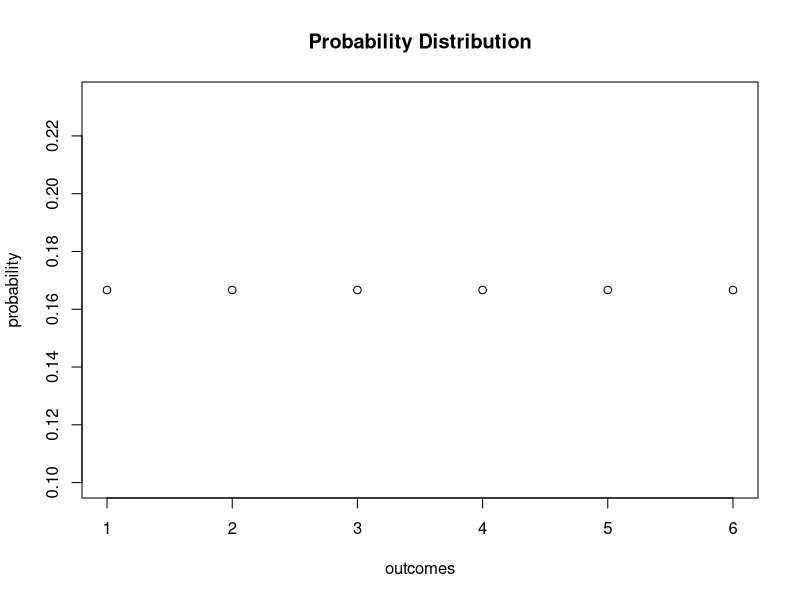
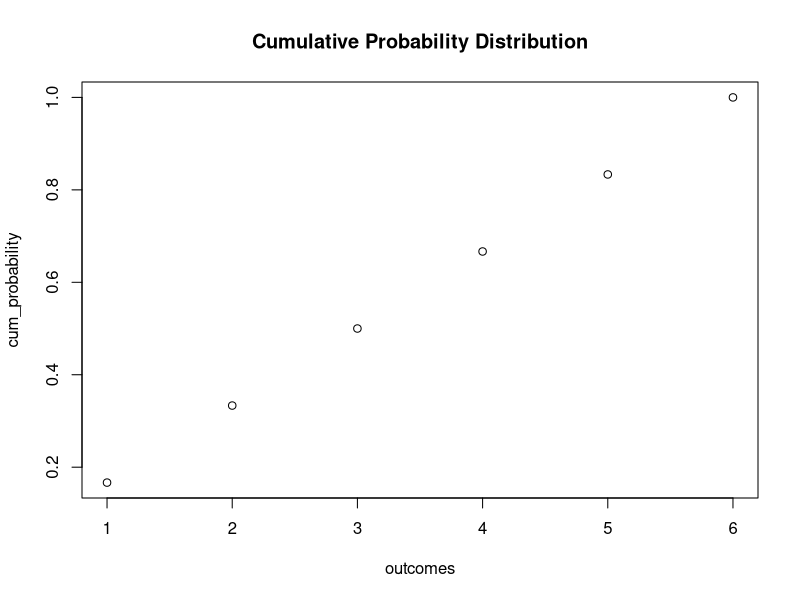
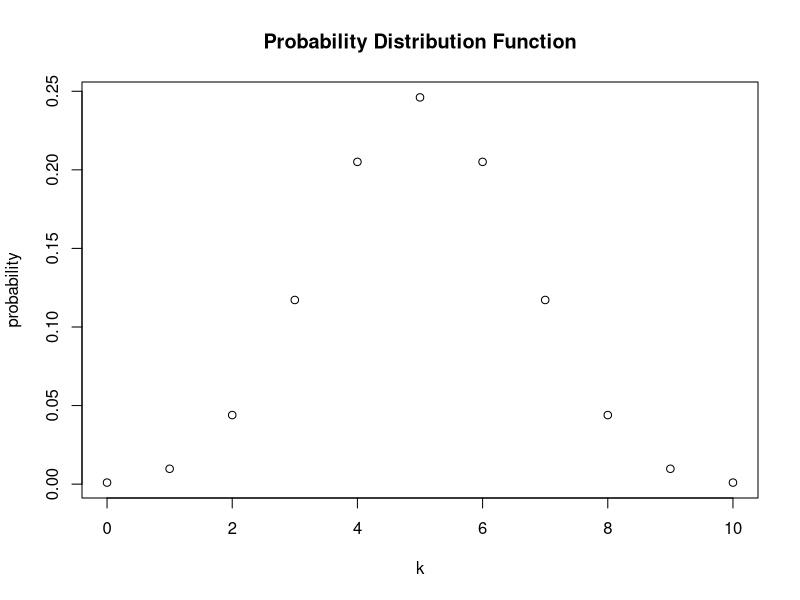
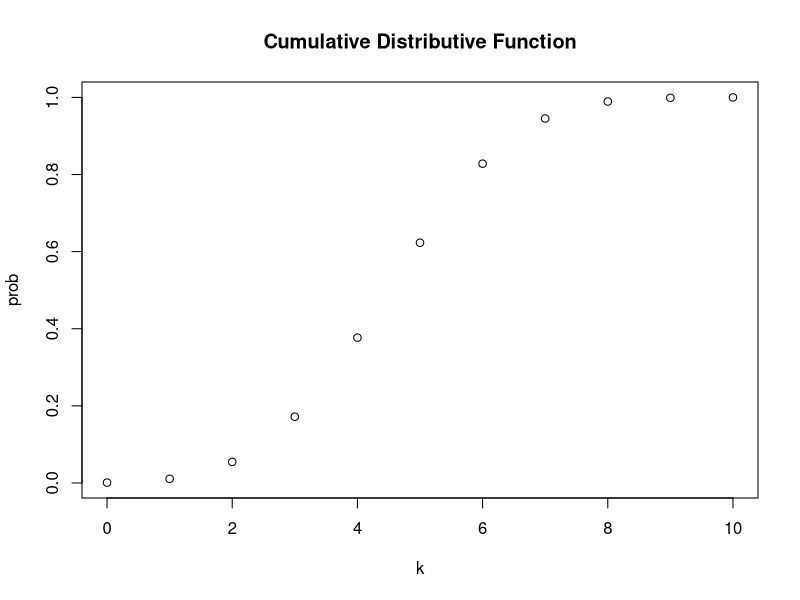
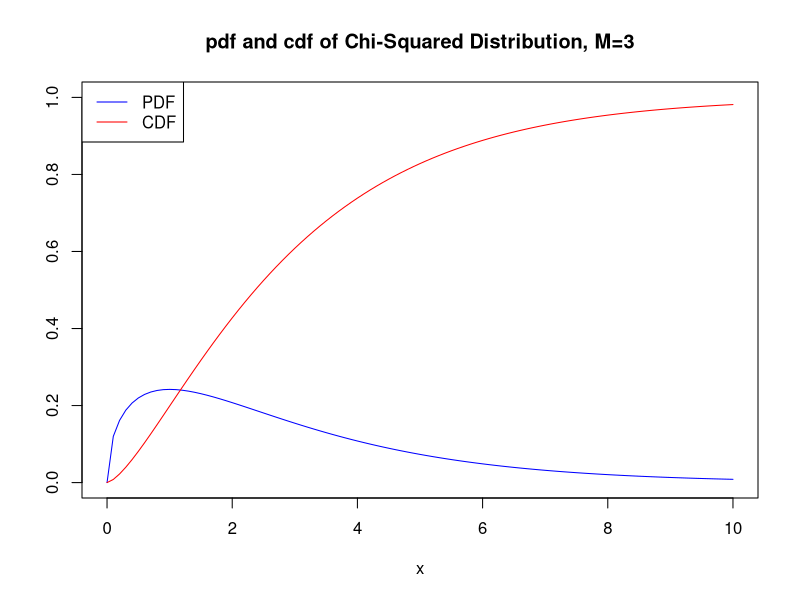
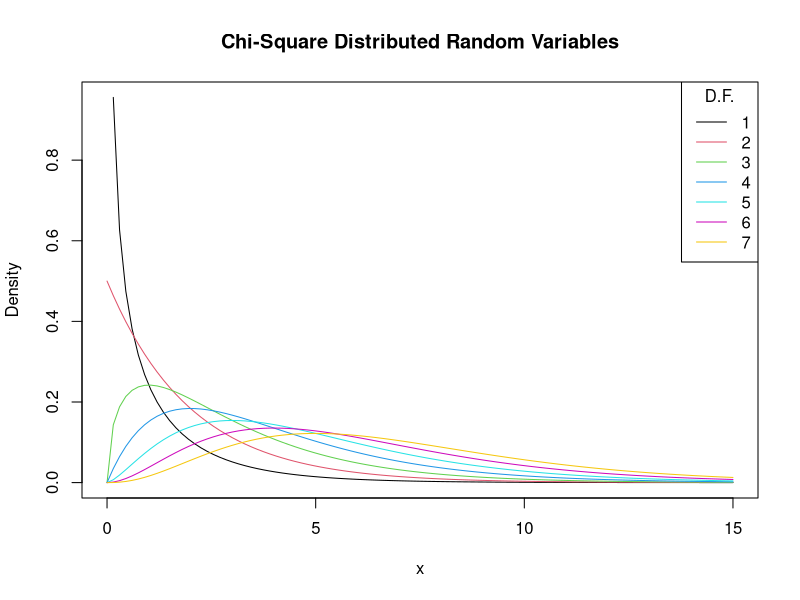
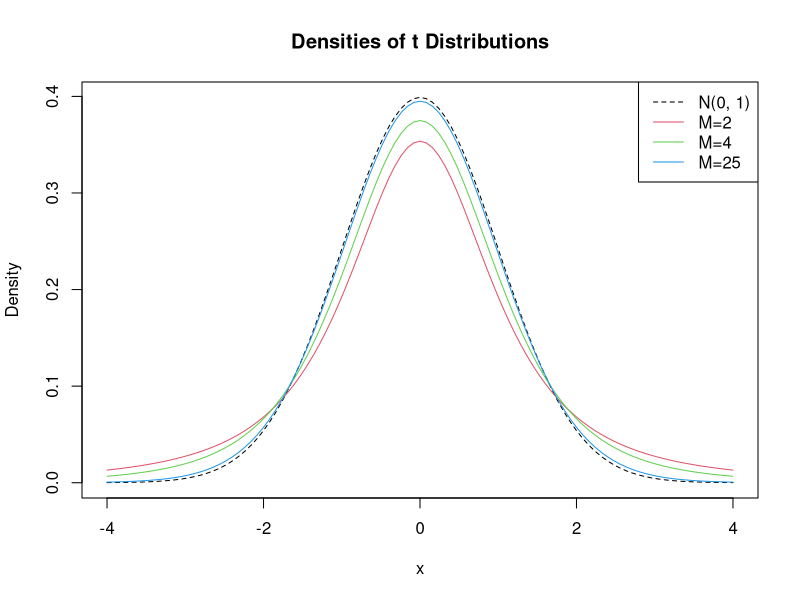
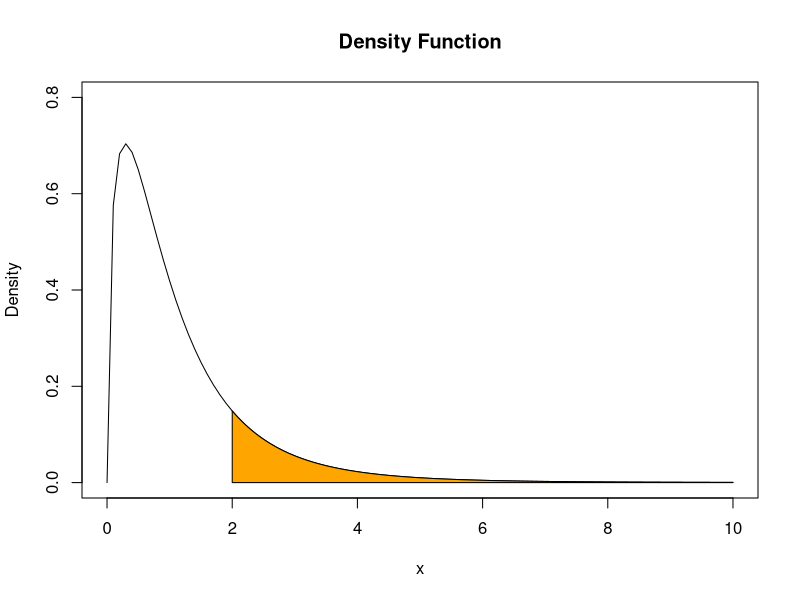

Source code (R) for these figures, in order: (Note: this script raises an error after producing the figures.)
## ---- chunk 1
library_list <- c(
  "AER",
  "MASS",
  "dplyr",
  "readxl",
  "scales",
  "stargazer",
  "mvtnorm",
  "plm",
  "rddtools",
  "tidyr",
  "dynlm",
  "forecast",
  "quantmod",
  "urca",
  "orcutt",
  "nlme",
  "vars",
  "fGarch"
)

for(library in library_list){
  
  if(!require(library, character.only = TRUE)){
    install.packages(library, dependencies = TRUE, repos = "http://cran.us.r-project.org")
    require(library, character.only = TRUE )
    
  }
}

## ---- chunk 2
probability <- rep(1/6, 6)

plot(probability,
     xlab= "outcomes",
     main="Probability Distribution")

cum_probability <- cumsum(probability)

plot(cum_probability,
     xlab="outcomes",
     main="Cumulative Probability Distribution")

#example: tossing a coin and observing the Bernoulli distributed var. What is the probability that we observed Head five times (k=5) when tossing the coin ten times with prob=0.5?
dbinom(x=5,
       size=10,
       prob=0.5)

#compute P(4 <= k <= 7)
sum(dbinom(x=4:7, size=10, prob=0.5))
pbinom(size=10, prob=0.5, q=7) - pbinom(size=10, prob=0.5, q=3)

#In this example, there are 11 possible outcomes for k.
k <- 0:10
k
probability <- dbinom(x=k,
                      size=10,
                      prob=0.5)
plot(x=k,
     y=probability,
     main="Probability Distribution Function")

#plot cumulative probabilities
prob <- pbinom(q=k,
               size=10,
               prob=0.5)

plot(x=k,
     y=prob,
     main="Cumulative Distributive Function")

#Expected Value, Mean, and Variance
mean(1:6)

#sampling with replacement
set.seed(1)
sample(1:6, 3, replace=TRUE)
mean(sample(1:6, 1000, replace=TRUE))
var(1:6)

#!!!!!Example
f <- function(x) 3 / x^4
g <- function(x) x*f(x)
h <- function(x) x^2 * f(x)

#area under the density curve
area <- integrate(f, 
                 lower = 1, 
                 upper = Inf)$value
area 

#compute E(x)
EX <- integrate(g,
                lower=1,
                upper=Inf)$value
EX

#compute Var(x)
Varx <- integrate(h,
                  lower=1,
                  upper=Inf)$value - EX^2
Varx

#The Normal Distribution
#define the standard normal PDF as an R function
f <- function(x){
  1/(sqrt(2*pi))*exp(-0.5*x^2)
}

quants <- c(-1.96, 0, 1.96)
f(quants)
#compare to see if the function computes standard normal densities
f(quants)==dnorm(quants)

#Chi-Squared Distribution
#plot where df (M) = 3
curve(dchisq(x, df=3),
      xlim=c(0,10),
      ylim=c(0,1),
      col="blue",
      ylab="",
      main="pdf and cdf of Chi-Squared Distribution, M=3")
curve(pchisq(x, df=3),
      xlim=c(0,10),
      add=TRUE,
      col="red")
legend("topleft",
       c("PDF", "CDF"),
       col=c("blue","red"),
       lty=c(1,1))

#curve shape depends on df
curve(dchisq(x, df = 1), 
      xlim = c(0, 15), 
      xlab = "x", 
      ylab = "Density", 
      main = "Chi-Square Distributed Random Variables")

# add densities for M=2,...,7 to the plot using a 'for()' loop 
for (M in 2:7) {
  curve(dchisq(x, df = M),
        xlim = c(0, 15), 
        add = T, 
        col = M)
}
legend("topright", 
       as.character(1:7), 
       col = 1:7 , 
       lty = 1, 
       title = "D.F.")

#the T distribution
# plot the standard normal density
curve(dnorm(x), 
      xlim = c(-4, 4), 
      xlab = "x", 
      lty = 2, 
      ylab = "Density", 
      main = "Densities of t Distributions")

# plot the t density for M=2, M=4, and M=25
curve(dt(x, df = 2), 
      xlim = c(-4, 4), 
      col = 2, 
      add = T)
curve(dt(x, df = 4), 
      xlim = c(-4, 4), 
      col = 3, 
      add = T)
curve(dt(x, df = 25), 
      xlim = c(-4, 4), 
      col = 4, 
      add = T)
legend("topright", 
       c("N(0, 1)", "M=2", "M=4", "M=25"), 
       col = 1:4, 
       lty = c(2, 1, 1, 1))
#as df increases, the shape of the t distribution is closer to the normal bell curve

#F distribution
#find P(Y >= 2), for F distributed random var Y with number df=3 and denom df=14
pf(2, df1=3, df2=14, lower.tail=F)
#visualize this prob
x <- c(2, seq(2, 10, 0.01), 10)
y <- c(0, df(seq(2, 10, 0.01), 3, 14), 0)

curve(df(x, 3, 14),
     ylim=c(0, .8),
     xlim=c(0,10),
     ylab="Density",
     main="Density Function")
polygon(x, y, col="orange")
## ---- chunk 3
# Plot the density histogram
hist(sample.avgs, 
     ylim = c(0, 1.4), 
     col = "steelblue" , 
     freq = F, 
     breaks = 20)

# overlay the theoretical distribution of sample averages on top of the histogram
curve(dnorm(x, sd = 1/sqrt(n)), 
      col = "red", 
      lwd = "2", 
      add = T)

# number of repetitions
reps <- 10000

# set degrees of freedom of a chi-Square Distribution
DF <- 3 

# sample 10000 column vectors à 3 N(0,1) R.V.S
Z <- replicate(reps, rnorm(DF)) 

# column sums of squares
X <- colSums(Z^2)

# histogram of column sums of squares
hist(X, 
     freq = F, 
     col = "steelblue", 
     breaks = 40, 
     ylab = "Density", 
     main = "")

# add theoretical density
curve(dchisq(x, df = DF), 
      type = 'l', 
      lwd = 2, 
      col = "red", 
      add = T)

#Law of Large Numbers - Central Limit Theorem
#coin toss example
set.seed(1)
N <- 30000
Y <- sample(0:1, N, replace = T)

# Calculate R_n for 1:N
S <- cumsum(Y)
R <- S/(1:N)

# Plot the path.
plot(R, 
     ylim = c(0.3, 0.7), 
     type = "l", 
     col = "steelblue", 
     lwd = 2, 
     xlab = "n", 
     ylab = "R_n",
     main = "Converging Share of Heads in Repeated Coin Tossing")

# Add a dashed line for R_n = 0.5
lines(c(0, N), 
      c(0.5, 0.5), 
      col = "darkred", 
      lty = 2, 
      lwd = 1)
## ---- chunk 4
#3.1 Estimations of the Population Mean
# plot the chi_12^2 distribution
curve(dchisq(x, df=12), 
      from = 0, 
      to = 40, 
      ylab = "density", 
      xlab = "hourly earnings in Euro")

# sample from the chi_12^2 distribution, use only the first observation
set.seed(1)
rsamp <- rchisq(n = 100, df = 12)
rsamp[1]

#is this a good estimator? You want unbiasedness, consistency, and variance/efficiency

####################
#3.3 Hypothesis Tests Concerning the Population Mean
##the p-value is the probability of drawing data and observing a corresponding test statistic that is at least as adverse to what is stated in the null
# plot the standard normal density on the interval [-4,4]
curve(dnorm(x),
      xlim = c(-4, 4),
      main = "Calculating a p-Value",
      yaxs = "i",
      xlab = "z",
      ylab = "",
      lwd = 2,
      axes = "F")

# add x-axis
axis(1, 
     at = c(-1.5, 0, 1.5), 
     padj = 0.75,
     labels = c(expression(-frac(bar(Y)^"act"~-~bar(mu)[Y,0], sigma[bar(Y)])),
                0,
                expression(frac(bar(Y)^"act"~-~bar(mu)[Y,0], sigma[bar(Y)]))))

# shade p-value/2 region in left tail
polygon(x = c(-6, seq(-6, -1.5, 0.01), -1.5),
        y = c(0, dnorm(seq(-6, -1.5, 0.01)),0), 
        col = "steelblue")

# shade p-value/2 region in right tail
polygon(x = c(1.5, seq(1.5, 6, 0.01), 6),
        y = c(0, dnorm(seq(1.5, 6, 0.01)), 0), 
        col = "steelblue")

##t stat
samplemean_act <- mean(
  sample(0:1, 
         prob = c(0.9, 0.1), 
         replace = T, 
         size = 100))
SE_samplemean <- sqrt(samplemean_act * (1 - samplemean_act) / 100)
mean_h0 <- 0.1

tstatistic <- (samplemean_act - mean_h0) / SE_samplemean
tstatistic

# prepare empty vector for t-statistics
tstatistics <- numeric(10000)

# set sample size
n <- 300

# simulate 10000 t-statistics
for (i in 1:10000) {
  
  s <- sample(0:1, 
              size = n,  
              prob = c(0.9, 0.1),
              replace = T)
  
  tstatistics[i] <- (mean(s)-0.1)/sqrt(var(s)/n)
  
}
# plot density and compare to N(0,1) density
plot(density(tstatistics),
     xlab = "t-statistic",
     main = "Estimated Distribution of the t-statistic when n=300",
     lwd = 2,
     xlim = c(-4, 4),
     col = "steelblue")

# N(0,1) density (dashed)
curve(dnorm(x), 
      add = T, 
      lty = 2, 
      lwd = 2)

##test for significance
# compute the p-value
pvalue <- 2 * pnorm(- abs(samplemean_act - mean_h0) / SE_samplemean)
pvalue < 0.05

# check critical value
qnorm(p=0.975)

# check whether the null is rejected using the t stat
abs(tstatistic) > 1.96

####################
#3.4 Confidence Intervals for the Population Mean
set.seed(1)
sampledata <- rnorm(100, 10, 10)
t.test(sampledata)$"conf.int"
t.test(sampledata)
#the sample mean is significantly different from 0 at the 5% level since My=0 is not an element of the 95% conf int and p-value is much less than 0.05 (we fail to reject the null)

####################
#3.5 Comparing Means from Different Populations
# draw data from two different populations with equal mean
set.seed(1)
sample_pop1 <- rnorm(100, 10, 10)
sample_pop2 <- rnorm(100, 10, 20)

# perform a two sample t-test
t.test(sample_pop1, sample_pop2)
#the two-sample t test does not reject the null, the difference in the mean of the populations is different from 0
## ---- chunk 5
#4.1 Simple Linear Regression
STR <- c(15, 17, 19, 20, 22, 23.5, 25)
TestScore <- c(680, 640, 670, 660, 630, 660, 635)

plot(TestScore ~ STR)
abline(a=713, b=-3)

####################
#4.2 Estimating the Coefficients of the Linear Regression Model
data(CASchools)
CASchools$STR <- CASchools$students/CASchools$teachers
CASchools$score <- (CASchools$read + CASchools$math)/2
avg_STR <- mean(CASchools$STR) 
avg_score <- mean(CASchools$score)
sd_STR <- sd(CASchools$STR) 
sd_score <- sd(CASchools$score)
quantiles <- c(0.10, 0.25, 0.4, 0.5, 0.6, 0.75, 0.9)
quant_STR <- quantile(CASchools$STR, quantiles)
quant_score <- quantile(CASchools$score, quantiles)

# gather everything in a data.frame 
DistributionSummary <- data.frame(Average = c(avg_STR, avg_score), 
                                  StandardDeviation = c(sd_STR, sd_score), 
                                  quantile = rbind(quant_STR, quant_score))
DistributionSummary

plot(score~STR,
     data=CASchools,
     main="Scatterplot of TestScore and STR",
     xlab="STR (X)",
     ylab="Test Score (Y)")

cor(CASchools$STR, CASchools$score)

#OLS estimators
linear_model <- lm(score~STR, data=CASchools)
summary(linear_model)

plot(score~STR,
     data=CASchools,
     main="Scatterplor of TestScore and STR",
     xlab="STR (X)",
     ylab="Test Score (Y)",
     xlim=c(10,30),
     ylim=c(600,700))
abline(linear_model)

####################
#4.3 Measures of Fit
#R-squared measures how well the variance is explained by the model. The Standard Error of the Regression (SER) measures the standard deviation of the residuals.

####################
#4.4 Least Squares Assumptions
#1. The error term has conditional mean zero
#2. ... are independent and identically distributed draws from their joint distribution
#3. Large outliers are unlikely
## ---- chunk 6
#5.4 Heterosckedasticity and Homoskedasticity
# set up vector of x coordinates
set.seed(123)
x <- rep(c(10,15,20,25), each=25)
# initialize vector of errors
e <- c()

# sample 100 errors such that the variance increases with x
e[1:25] <- rnorm(25, sd = 10)
e[26:50] <- rnorm(25, sd = 15)
e[51:75] <- rnorm(25, sd = 20)
e[76:100] <- rnorm(25, sd = 25)

# set up y
y <- 720 - 3.3 * x + e

# Estimate the model 
mod <- lm(y ~ x)

# Plot the data
plot(x = x, 
     y = y, 
     main = "An Example of Heteroskedasticity",
     xlab = "Student-Teacher Ratio",
     ylab = "Test Score",
     cex = 0.5, 
     pch = 19, 
     xlim = c(8, 27), 
     ylim = c(600, 710))

# Add the regression line to the plot
abline(mod, col = "darkred")

# Add boxplots to the plot
boxplot(formula = y ~ x, 
        add = TRUE, 
        at = c(10, 15, 20, 25), 
        col = alpha("gray", 0.4), 
        border = "black")
#the variance of test scores increases as the student-teacher ratio increases
#Computation of Heteroskedasticity-Robust Standard Errors - set type to "HC1"

vcov <- vcovHC(linear_model, type="HC1")
vcov
#^gives variance-covariance matrix of coefficient estimates. We want the square root of the diagonal of the matrix, the standard error estimates

robust_se <- sqrt(diag(vcov))
robust_se

coeftest(linear_model, vcov.=vcov)

#5.5 The Gauss-Markov Theorem
#If key assumptions hold and errors are homoskedastic, then the OLS estimator is the best linear conditionally unbiased estimator (BLUE)
## ---- chunk 7
#6.4 OLS Assumptions in Multiple Regression
#1. Regressors are drawn such that the i.i.d. assumption holds
#2. The error term has a conditional mean = 0
#3. Large outliers are unlikely
#4. No perfect multicollinearity

## ---- chunk 8
#8.2 Nonlinear Functions of a Single Independent Variable
#You can make a polynomial function
linear_model<- lm(score ~ income, data = CASchools)

quadratic_model <- lm(score ~ income + I(income^2), data = CASchools)
coeftest(quadratic_model, vcov.=vcovHC, type="HC1")

plot(CASchools$income, CASchools$score,
     col="steelblue",
     pch=20,
     xlab="District Income (thousands of dollars)",
     ylab="Test Score",
     main="Estimated Linear and Quadratic Regression Functions")
abline(linear_model, col="black", lwd=2)
order_id <- order(CASchools$income)
lines(x=CASchools$income[order_id],
      y=fitted(quadratic_model)[order_id],
      col="red",
      lwd=2)

#or a log

#8.3 Interactions Between Independent Variables
#b/w two binary vars, a continuous and binary, or two continuous vars

## ---- chunk 9
#10.3 Fixed Effects Regression
# Consider model where one variable (z) is time invariant but we still want to look at the change in other variables (x).
     # y=b0+b1x+b2z

# Have individual intercepts (ai, i=1,...,n) where each of these can be understood as the fixed effect of entity i. The variation in a comes from z.
    # a=b0+b2z
    # Model now (10.1): y=z+b1x+u
    
# The fixed effects regression model:
    # (10.3) Y=B1X+...+BkXk+a+u
    # where a are entity-specific intercepts that capture heterogeneities across entities.
  # Could also be written with dummy regressors:
    # (10.4) Y=B0+B1X+...+BkXk+(gamma)2D2+(gamma)3D3+...+(gamma)nDn+u
    
# Can also use entity demeaned data:
  # (mean)Y=B1(mean)X+(mean)a+(mean)u
  # *subtract from model 10.1:
  # Y-(mean)Y = B1(X-(mean)X)+(u-(mean)u)
  # (squiggle)Y = B1(squiggle)X+(squiggle)u

#Ex. relation between traffic fatality rates and beer taxes:
    # FatalityRate = B1BeerTax + StateFixedEffects + u

Fatalities$fatal_rate <- Fatalities$fatal / Fatalities$pop * 10000
fatal_fe_lm_mod <- lm(fatal_rate ~ beertax + state - 1, data = Fatalities)
fatal_fe_lm_mod

#apply OLS to the demeaned data
Fatalities_demeaned <- with(Fatalities,
            data.frame(fatal_rate = fatal_rate - ave(fatal_rate, state),
            beertax = beertax - ave(beertax, state)))
summary(lm(fatal_rate~beertax-1, data=Fatalities_demeaned))

#or use plm() which uses the entity-demeaned OLS algorithm, not the dummy approach

fatal_fe_mod <- plm(fatal_rate ~ beertax, 
                    data = Fatalities,
                    index = c("state", "year"), 
                    model = "within")

# print summary using robust standard errors
coeftest(fatal_fe_mod, vcov. = vcovHC, type = "HC1")

#10.4 Regression with Time Fixed Effects
# If there are only time fixed effects, the regression becomes:
    # Y = B0 + B1X + (delta)B2 + ... + (delta)BT + u
  # where T-1 dummies are included (B1 is omitted) since the model included an intercept.
#Time and Fixed effects (ie. some things are fixed across time while others are fixed across entities):
    # Y = B0 + B1X + (gamma)2D2 +...+ (gamma)nDT + (delta)2B2 +...+(delta)TBT + u

#Ex. FatalityRates = B1BeerTax + Stateeffects + TimeEffects + u

fatal_tefe_lm_mod <- lm(fatal_rate ~ beertax + state + year - 1, data = Fatalities)
fatal_tefe_lm_mod

fatal_tefe_mod <- plm(fatal_rate ~ beertax, 
                      data = Fatalities,
                      index = c("state", "year"), 
                      model = "within", 
                      effect = "twoways")

coeftest(fatal_tefe_mod, vcov = vcovHC, type = "HC1")

#the variables state and year are of the class factors, which the lm() function automatically converts into dummies. Excluding the intercept with "-1" means that lm() estimates the coefficients for n+(T-1) = 48-6=54 binary variables (6 years and 48 states). The plm() function only reports the coefficient on BeerTax.

#10.5 The Fixed Effects Regression Assumptions and Standard Errors for Fixed Effects Regression
#1. The error term has a conditional mean = 0
#2. The variables and errors are i.i.d. draws from their joint distribution
#3. Large outliers are unlikely
#4. There is no perfect multicollinearity

#Standard errors
#In the event of heteroskedasticity and autocorrelation, you need to use heteroskedasticity and autocorrelation-consistent (HAC) standard errors, and clustered standard errors are an example of this. Clusteres standard errors are crucial in empirical applications of fixed effect models. Use the coeftest() function with vcovHC() for the plm() model, as the coeftest() automatically computes clustered se for plm() but not lm()
class(fatal_tefe_lm_mod)
coeftest(fatal_tefe_lm_mod, vcov = vcovHC, type = "HC1")[1, ]

class(fatal_tefe_mod)
coeftest(fatal_tefe_mod, vcov = vcovHC, type = "HC1")

## ---- chunk 10
#11.2 Probit and Logit Regression
#linear probability assumes that the conditional probability function is linear


